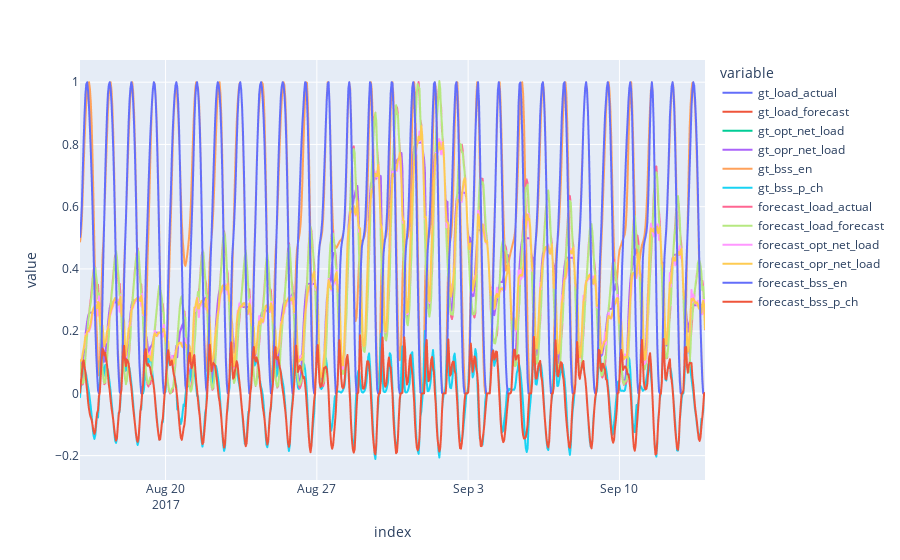

Here is the notebook cell this chart was saved with:
### Code cell
px.line(df_opr)

### Figure 1 — Plotly figure (JSON) as saved in the notebook; plotly's stock layout.template omitted (floating-point values rounded to 4 significant figures; data arrays with more than 128 entries replaced by an {"elided": "..."} marker saying what was removed)
{"data": [{"hovertemplate": "variable=gt_load_actual<br>index=%{x}<br>value=%{y}<extra></extra>", "legendgroup": "gt_load_actual", "line": {"color": "#636efa", "dash": "solid"}, "marker": {"symbol": "circle"}, "mode": "lines", "name": "gt_load_actual", "showlegend": true, "type": "scattergl", "x": {"elided": "695 str values"}, "xaxis": "x", "y": {"elided": "695 float values"}, "yaxis": "y"}, {"hovertemplate": "variable=gt_load_forecast<br>index=%{x}<br>value=%{y}<extra></extra>", "legendgroup": "gt_load_forecast", "line": {"color": "#EF553B", "dash": "solid"}, "marker": {"symbol": "circle"}, "mode": "lines", "name": "gt_load_forecast", "showlegend": true, "type": "scattergl", "x": {"elided": "695 str values"}, "xaxis": "x", "y": {"elided": "695 float values"}, "yaxis": "y"}, {"hovertemplate": "variable=gt_opt_net_load<br>index=%{x}<br>value=%{y}<extra></extra>", "legendgroup": "gt_opt_net_load", "line": {"color": "#00cc96", "dash": "solid"}, "marker": {"symbol": "circle"}, "mode": "lines", "name": "gt_opt_net_load", "showlegend": true, "type": "scattergl", "x": {"elided": "695 str values"}, "xaxis": "x", "y": {"elided": "695 float values"}, "yaxis": "y"}, {"hovertemplate": "variable=gt_opr_net_load<br>index=%{x}<br>value=%{y}<extra></extra>", "legendgroup": "gt_opr_net_load", "line": {"color": "#ab63fa", "dash": "solid"}, "marker": {"symbol": "circle"}, "mode": "lines", "name": "gt_opr_net_load", "showlegend": true, "type": "scattergl", "x": {"elided": "695 str values"}, "xaxis": "x", "y": {"elided": "695 float values"}, "yaxis": "y"}, {"hovertemplate": "variable=gt_bss_en<br>index=%{x}<br>value=%{y}<extra></extra>", "legendgroup": "gt_bss_en", "line": {"color": "#FFA15A", "dash": "solid"}, "marker": {"symbol": "circle"}, "mode": "lines", "name": "gt_bss_en", "showlegend": true, "type": "scattergl", "x": {"elided": "695 str values"}, "xaxis": "x", "y": {"elided": "695 float values"}, "yaxis": "y"}, {"hovertemplate": "variable=gt_bss_p_ch<br>index=%{x}<br>value=%{y}<extra></extra>", "legendgroup": "gt_bss_p_ch", "line": {"color": "#19d3f3", "dash": "solid"}, "marker": {"symbol": "circle"}, "mode": "lines", "name": "gt_bss_p_ch", "showlegend": true, "type": "scattergl", "x": {"elided": "695 str values"}, "xaxis": "x", "y": {"elided": "695 float values"}, "yaxis": "y"}, {"hovertemplate": "variable=forecast_load_actual<br>index=%{x}<br>value=%{y}<extra></extra>", "legendgroup": "forecast_load_actual", "line": {"color": "#FF6692", "dash": "solid"}, "marker": {"symbol": "circle"}, "mode": "lines", "name": "forecast_load_actual", "showlegend": true, "type": "scattergl", "x": {"elided": "695 str values"}, "xaxis": "x", "y": {"elided": "695 float values"}, "yaxis": "y"}, {"hovertemplate": "variable=forecast_load_forecast<br>index=%{x}<br>value=%{y}<extra></extra>", "legendgroup": "forecast_load_forecast", "line": {"color": "#B6E880", "dash": "solid"}, "marker": {"symbol": "circle"}, "mode": "lines", "name": "forecast_load_forecast", "showlegend": true, "type": "scattergl", "x": {"elided": "695 str values"}, "xaxis": "x", "y": {"elided": "695 float values"}, "yaxis": "y"}, {"hovertemplate": "variable=forecast_opt_net_load<br>index=%{x}<br>value=%{y}<extra></extra>", "legendgroup": "forecast_opt_net_load", "line": {"color": "#FF97FF", "dash": "solid"}, "marker": {"symbol": "circle"}, "mode": "lines", "name": "forecast_opt_net_load", "showlegend": true, "type": "scattergl", "x": {"elided": "695 str values"}, "xaxis": "x", "y": {"elided": "695 float values"}, "yaxis": "y"}, {"hovertemplate": "variable=forecast_opr_net_load<br>index=%{x}<br>value=%{y}<extra></extra>", "legendgroup": "forecast_opr_net_load", "line": {"color": "#FECB52", "dash": "solid"}, "marker": {"symbol": "circle"}, "mode": "lines", "name": "forecast_opr_net_load", "showlegend": true, "type": "scattergl", "x": {"elided": "695 str values"}, "xaxis": "x", "y": {"elided": "695 float values"}, "yaxis": "y"}, {"hovertemplate": "variable=forecast_bss_en<br>index=%{x}<br>value=%{y}<extra></extra>", "legendgroup": "forecast_bss_en", "line": {"color": "#636efa", "dash": "solid"}, "marker": {"symbol": "circle"}, "mode": "lines", "name": "forecast_bss_en", "showlegend": true, "type": "scattergl", "x": {"elided": "695 str values"}, "xaxis": "x", "y": {"elided": "695 float values"}, "yaxis": "y"}, {"hovertemplate": "variable=forecast_bss_p_ch<br>index=%{x}<br>value=%{y}<extra></extra>", "legendgroup": "forecast_bss_p_ch", "line": {"color": "#EF553B", "dash": "solid"}, "marker": {"symbol": "circle"}, "mode": "lines", "name": "forecast_bss_p_ch", "showlegend": true, "type": "scattergl", "x": {"elided": "695 str values"}, "xaxis": "x", "y": {"elided": "695 float values"}, "yaxis": "y"}], "layout": {"legend": {"title": {"text": "variable"}, "tracegroupgap": 0}, "margin": {"t": 60}, "xaxis": {"anchor": "y", "domain": [0, 1], "title": {"text": "index"}}, "yaxis": {"anchor": "x", "domain": [0, 1], "title": {"text": "value"}}}}
